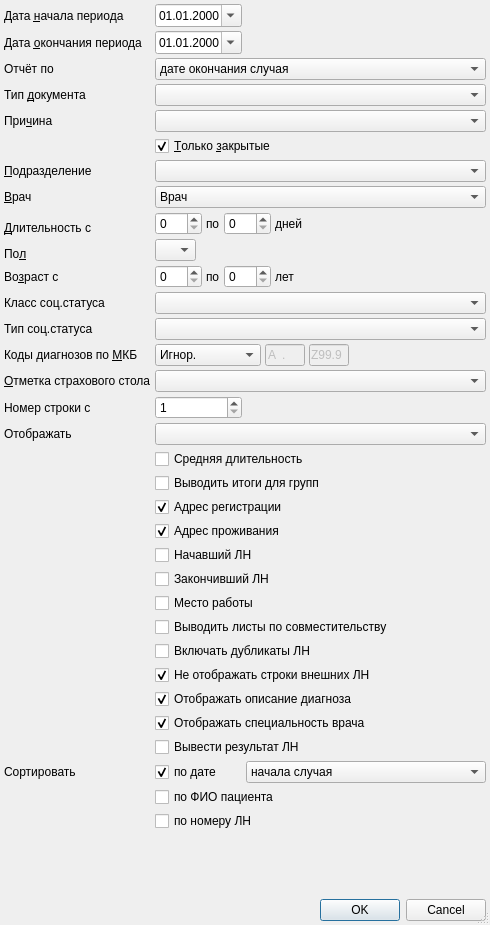
<?xml version="1.0" encoding="UTF-8"?>
<ui version="4.0">
 <class>TempInvalidF036SetupDialog</class>
 <widget class="QDialog" name="TempInvalidF036SetupDialog">
  <property name="windowModality">
   <enum>Qt::ApplicationModal</enum>
  </property>
  <property name="geometry">
   <rect>
    <x>0</x>
    <y>0</y>
    <width>490</width>
    <height>925</height>
   </rect>
  </property>
  <property name="windowTitle">
   <string>параметры отчёта</string>
  </property>
  <property name="sizeGripEnabled">
   <bool>true</bool>
  </property>
  <layout class="QGridLayout">
   <property name="margin">
    <number>4</number>
   </property>
   <property name="spacing">
    <number>4</number>
   </property>
   <item row="9" column="1" rowspan="2" colspan="2">
    <widget class="QFrame" name="frmSex">
     <property name="frameShape">
      <enum>QFrame::NoFrame</enum>
     </property>
     <property name="frameShadow">
      <enum>QFrame::Raised</enum>
     </property>
     <layout class="QHBoxLayout">
      <property name="spacing">
       <number>4</number>
      </property>
      <property name="margin">
       <number>0</number>
      </property>
      <item>
       <widget class="QComboBox" name="cmbSex">
        <item>
         <property name="text">
          <string/>
         </property>
        </item>
        <item>
         <property name="text">
          <string>М</string>
         </property>
        </item>
        <item>
         <property name="text">
          <string>Ж</string>
         </property>
        </item>
       </widget>
      </item>
      <item>
       <spacer>
        <property name="orientation">
         <enum>Qt::Horizontal</enum>
        </property>
        <property name="sizeHint" stdset="0">
         <size>
          <width>21</width>
          <height>20</height>
         </size>
        </property>
       </spacer>
      </item>
     </layout>
    </widget>
   </item>
   <item row="8" column="1" colspan="2">
    <widget class="QFrame" name="frmDuration">
     <property name="frameShape">
      <enum>QFrame::NoFrame</enum>
     </property>
     <property name="frameShadow">
      <enum>QFrame::Raised</enum>
     </property>
     <layout class="QHBoxLayout">
      <property name="spacing">
       <number>4</number>
      </property>
      <property name="margin">
       <number>0</number>
      </property>
      <item>
       <widget class="CSpinBox" name="edtDurationFrom">
        <property name="sizePolicy">
         <sizepolicy hsizetype="Preferred" vsizetype="Fixed">
          <horstretch>0</horstretch>
          <verstretch>0</verstretch>
         </sizepolicy>
        </property>
        <property name="maximum">
         <number>366</number>
        </property>
       </widget>
      </item>
      <item>
       <widget class="QLabel" name="lblDurationTo">
        <property name="text">
         <string>по</string>
        </property>
        <property name="buddy">
         <cstring>edtDurationTo</cstring>
        </property>
       </widget>
      </item>
      <item>
       <widget class="CSpinBox" name="edtDurationTo">
        <property name="sizePolicy">
         <sizepolicy hsizetype="Preferred" vsizetype="Fixed">
          <horstretch>0</horstretch>
          <verstretch>0</verstretch>
         </sizepolicy>
        </property>
        <property name="maximum">
         <number>366</number>
        </property>
       </widget>
      </item>
      <item>
       <widget class="QLabel" name="lblDurationDays">
        <property name="text">
         <string>дней</string>
        </property>
        <property name="buddy">
         <cstring>edtDurationTo</cstring>
        </property>
       </widget>
      </item>
      <item>
       <spacer>
        <property name="orientation">
         <enum>Qt::Horizontal</enum>
        </property>
        <property name="sizeHint" stdset="0">
         <size>
          <width>21</width>
          <height>20</height>
         </size>
        </property>
       </spacer>
      </item>
     </layout>
    </widget>
   </item>
   <item row="11" column="1" colspan="2">
    <widget class="QFrame" name="frmAge">
     <property name="frameShape">
      <enum>QFrame::NoFrame</enum>
     </property>
     <property name="frameShadow">
      <enum>QFrame::Raised</enum>
     </property>
     <layout class="QHBoxLayout">
      <property name="spacing">
       <number>4</number>
      </property>
      <property name="margin">
       <number>0</number>
      </property>
      <item>
       <widget class="CSpinBox" name="edtAgeFrom">
        <property name="sizePolicy">
         <sizepolicy hsizetype="Preferred" vsizetype="Fixed">
          <horstretch>0</horstretch>
          <verstretch>0</verstretch>
         </sizepolicy>
        </property>
        <property name="maximum">
         <number>150</number>
        </property>
       </widget>
      </item>
      <item>
       <widget class="QLabel" name="lblAgeTo">
        <property name="text">
         <string>по</string>
        </property>
        <property name="buddy">
         <cstring>edtAgeTo</cstring>
        </property>
       </widget>
      </item>
      <item>
       <widget class="CSpinBox" name="edtAgeTo">
        <property name="sizePolicy">
         <sizepolicy hsizetype="Preferred" vsizetype="Fixed">
          <horstretch>0</horstretch>
          <verstretch>0</verstretch>
         </sizepolicy>
        </property>
        <property name="maximum">
         <number>150</number>
        </property>
       </widget>
      </item>
      <item>
       <widget class="QLabel" name="lblAgeYears">
        <property name="text">
         <string>лет</string>
        </property>
        <property name="buddy">
         <cstring>edtAgeTo</cstring>
        </property>
       </widget>
      </item>
      <item>
       <spacer>
        <property name="orientation">
         <enum>Qt::Horizontal</enum>
        </property>
        <property name="sizeHint" stdset="0">
         <size>
          <width>21</width>
          <height>20</height>
         </size>
        </property>
       </spacer>
      </item>
     </layout>
    </widget>
   </item>
   <item row="15" column="1" colspan="2">
    <widget class="QFrame" name="frmMKB">
     <property name="frameShape">
      <enum>QFrame::NoFrame</enum>
     </property>
     <property name="frameShadow">
      <enum>QFrame::Raised</enum>
     </property>
     <layout class="QGridLayout">
      <property name="horizontalSpacing">
       <number>4</number>
      </property>
      <property name="verticalSpacing">
       <number>0</number>
      </property>
      <property name="margin">
       <number>0</number>
      </property>
      <item row="0" column="0">
       <widget class="QComboBox" name="cmbMKBFilter">
        <item>
         <property name="text">
          <string>Игнор.</string>
         </property>
        </item>
        <item>
         <property name="text">
          <string>Интервал</string>
         </property>
        </item>
        <item>
         <property name="text">
          <string>Без диагноза</string>
         </property>
        </item>
       </widget>
      </item>
      <item row="0" column="1">
       <widget class="CICDCodeEdit" name="edtMKBFrom">
        <property name="enabled">
         <bool>false</bool>
        </property>
        <property name="sizePolicy">
         <sizepolicy hsizetype="Fixed" vsizetype="Fixed">
          <horstretch>0</horstretch>
          <verstretch>0</verstretch>
         </sizepolicy>
        </property>
        <property name="maximumSize">
         <size>
          <width>40</width>
          <height>16777215</height>
         </size>
        </property>
        <property name="inputMask">
         <string>a00.00; </string>
        </property>
        <property name="text">
         <string>A.</string>
        </property>
        <property name="maxLength">
         <number>6</number>
        </property>
       </widget>
      </item>
      <item row="0" column="2">
       <widget class="CICDCodeEdit" name="edtMKBTo">
        <property name="enabled">
         <bool>false</bool>
        </property>
        <property name="sizePolicy">
         <sizepolicy hsizetype="Fixed" vsizetype="Fixed">
          <horstretch>0</horstretch>
          <verstretch>0</verstretch>
         </sizepolicy>
        </property>
        <property name="maximumSize">
         <size>
          <width>40</width>
          <height>16777215</height>
         </size>
        </property>
        <property name="inputMask">
         <string>a00.00; </string>
        </property>
        <property name="text">
         <string>Z99.9</string>
        </property>
        <property name="maxLength">
         <number>6</number>
        </property>
       </widget>
      </item>
      <item row="0" column="3">
       <spacer>
        <property name="orientation">
         <enum>Qt::Horizontal</enum>
        </property>
        <property name="sizeHint" stdset="0">
         <size>
          <width>40</width>
          <height>20</height>
         </size>
        </property>
       </spacer>
      </item>
     </layout>
    </widget>
   </item>
   <item row="15" column="0">
    <widget class="QLabel" name="lblMKB">
     <property name="text">
      <string>Коды диагнозов по &amp;МКБ</string>
     </property>
     <property name="buddy">
      <cstring>cmbMKBFilter</cstring>
     </property>
    </widget>
   </item>
   <item row="8" column="0" rowspan="2">
    <widget class="QLabel" name="lblDuration">
     <property name="text">
      <string>&amp;Длительность с</string>
     </property>
     <property name="buddy">
      <cstring>edtDurationFrom</cstring>
     </property>
    </widget>
   </item>
   <item row="31" column="1" colspan="2">
    <widget class="QCheckBox" name="chkTempInvalidNoExternal">
     <property name="text">
      <string>Не отображать строки внешних ЛН</string>
     </property>
     <property name="checked">
      <bool>true</bool>
     </property>
    </widget>
   </item>
   <item row="29" column="1" colspan="2">
    <widget class="QCheckBox" name="chkTempInvalidDuplicate">
     <property name="text">
      <string>Выводить листы по совместительству</string>
     </property>
    </widget>
   </item>
   <item row="0" column="1">
    <widget class="CDateEdit" name="edtBegDate">
     <property name="sizePolicy">
      <sizepolicy hsizetype="Maximum" vsizetype="Fixed">
       <horstretch>0</horstretch>
       <verstretch>0</verstretch>
      </sizepolicy>
     </property>
     <property name="displayFormat">
      <string>dd.MM.yyyy</string>
     </property>
     <property name="calendarPopup">
      <bool>true</bool>
     </property>
    </widget>
   </item>
   <item row="4" column="0">
    <widget class="QLabel" name="lblTempInvalidReason">
     <property name="text">
      <string>При&amp;чина</string>
     </property>
     <property name="buddy">
      <cstring>cmbReason</cstring>
     </property>
    </widget>
   </item>
   <item row="0" column="0">
    <widget class="QLabel" name="lblBegDate">
     <property name="text">
      <string>Дата &amp;начала периода</string>
     </property>
     <property name="buddy">
      <cstring>edtBegDate</cstring>
     </property>
    </widget>
   </item>
   <item row="40" column="0" colspan="3">
    <widget class="QDialogButtonBox" name="buttonBox">
     <property name="orientation">
      <enum>Qt::Horizontal</enum>
     </property>
     <property name="standardButtons">
      <set>QDialogButtonBox::Cancel|QDialogButtonBox::Ok</set>
     </property>
    </widget>
   </item>
   <item row="6" column="0">
    <widget class="QLabel" name="lblOrgStructure">
     <property name="text">
      <string>&amp;Подразделение</string>
     </property>
     <property name="buddy">
      <cstring>cmbOrgStructure</cstring>
     </property>
    </widget>
   </item>
   <item row="7" column="0">
    <widget class="QLabel" name="lblPerson">
     <property name="text">
      <string>&amp;Врач</string>
     </property>
     <property name="buddy">
      <cstring>cmbPerson</cstring>
     </property>
    </widget>
   </item>
   <item row="3" column="0">
    <widget class="QLabel" name="lblDocType">
     <property name="text">
      <string>Тип &amp;документа</string>
     </property>
     <property name="buddy">
      <cstring>cmbDoctype</cstring>
     </property>
    </widget>
   </item>
   <item row="26" column="1" colspan="2">
    <widget class="QCheckBox" name="chkBeginPerson">
     <property name="text">
      <string>Начавший ЛН</string>
     </property>
    </widget>
   </item>
   <item row="14" column="0">
    <widget class="QLabel" name="lblSocStatusType">
     <property name="text">
      <string>Тип соц.статуса</string>
     </property>
     <property name="buddy">
      <cstring>cmbSocStatusType</cstring>
     </property>
    </widget>
   </item>
   <item row="23" column="1" colspan="2">
    <widget class="QCheckBox" name="chkRegAddress">
     <property name="text">
      <string>Адрес регистрации</string>
     </property>
     <property name="checked">
      <bool>true</bool>
     </property>
    </widget>
   </item>
   <item row="6" column="1" colspan="2">
    <widget class="COrgStructureComboBox" name="cmbOrgStructure"/>
   </item>
   <item row="35" column="0">
    <widget class="QLabel" name="lblDataSort">
     <property name="text">
      <string>Сортировать</string>
     </property>
    </widget>
   </item>
   <item row="2" column="1" colspan="2">
    <widget class="QComboBox" name="cmbPeriodIssueDate">
     <item>
      <property name="text">
       <string>дате окончания случая</string>
      </property>
     </item>
     <item>
      <property name="text">
       <string>периоду случая</string>
      </property>
     </item>
     <item>
      <property name="text">
       <string>дате выдаче ЛН</string>
      </property>
     </item>
    </widget>
   </item>
   <item row="10" column="0">
    <widget class="QLabel" name="lblSex">
     <property name="text">
      <string>По&amp;л</string>
     </property>
     <property name="buddy">
      <cstring>cmbSex</cstring>
     </property>
    </widget>
   </item>
   <item row="2" column="0">
    <widget class="QLabel" name="lblPeriodIssueDate">
     <property name="text">
      <string>Отчёт по</string>
     </property>
    </widget>
   </item>
   <item row="35" column="1">
    <widget class="QCheckBox" name="chkDateSort">
     <property name="text">
      <string>по дате</string>
     </property>
     <property name="checked">
      <bool>true</bool>
     </property>
    </widget>
   </item>
   <item row="12" column="0">
    <widget class="QLabel" name="lblSocStatusClass">
     <property name="text">
      <string>Класс соц.статуса</string>
     </property>
     <property name="buddy">
      <cstring>cmbSocStatusClass</cstring>
     </property>
    </widget>
   </item>
   <item row="32" column="1" colspan="2">
    <widget class="QCheckBox" name="chkShowMKBDescription">
     <property name="text">
      <string>Отображать описание диагноза</string>
     </property>
     <property name="checked">
      <bool>true</bool>
     </property>
    </widget>
   </item>
   <item row="1" column="0">
    <widget class="QLabel" name="lblEndDate">
     <property name="text">
      <string>Дата &amp;окончания периода</string>
     </property>
     <property name="buddy">
      <cstring>edtEndDate</cstring>
     </property>
    </widget>
   </item>
   <item row="3" column="1" colspan="2">
    <widget class="CRBComboBox" name="cmbDoctype"/>
   </item>
   <item row="18" column="2">
    <spacer name="horizontalSpacer">
     <property name="orientation">
      <enum>Qt::Horizontal</enum>
     </property>
     <property name="sizeHint" stdset="0">
      <size>
       <width>40</width>
       <height>20</height>
      </size>
     </property>
    </spacer>
   </item>
   <item row="12" column="1" colspan="2">
    <widget class="CSocStatusComboBox" name="cmbSocStatusClass"/>
   </item>
   <item row="1" column="1">
    <widget class="CDateEdit" name="edtEndDate">
     <property name="sizePolicy">
      <sizepolicy hsizetype="Maximum" vsizetype="Fixed">
       <horstretch>0</horstretch>
       <verstretch>0</verstretch>
      </sizepolicy>
     </property>
     <property name="displayFormat">
      <string>dd.MM.yyyy</string>
     </property>
     <property name="calendarPopup">
      <bool>true</bool>
     </property>
    </widget>
   </item>
   <item row="11" column="0">
    <widget class="QLabel" name="lblAge">
     <property name="text">
      <string>Во&amp;зраст с</string>
     </property>
     <property name="buddy">
      <cstring>edtAgeFrom</cstring>
     </property>
    </widget>
   </item>
   <item row="5" column="1" colspan="2">
    <widget class="QCheckBox" name="chkOnlyClosed">
     <property name="text">
      <string>&amp;Только &amp;закрытые</string>
     </property>
     <property name="checked">
      <bool>true</bool>
     </property>
    </widget>
   </item>
   <item row="20" column="1" colspan="2">
    <widget class="QCheckBox" name="chkAverageDuration">
     <property name="text">
      <string>Средняя длительность</string>
     </property>
    </widget>
   </item>
   <item row="25" column="1" colspan="2">
    <widget class="QCheckBox" name="chkLocAddress">
     <property name="text">
      <string>Адрес проживания</string>
     </property>
     <property name="checked">
      <bool>true</bool>
     </property>
    </widget>
   </item>
   <item row="22" column="1" colspan="2">
    <widget class="QCheckBox" name="chkResultsForGroups">
     <property name="text">
      <string>Выводить итоги для групп</string>
     </property>
    </widget>
   </item>
   <item row="33" column="1" colspan="2">
    <widget class="QCheckBox" name="chkShowPersonSpeciality">
     <property name="text">
      <string>Отображать специальность врача</string>
     </property>
     <property name="checked">
      <bool>true</bool>
     </property>
    </widget>
   </item>
   <item row="0" column="2">
    <spacer>
     <property name="orientation">
      <enum>Qt::Horizontal</enum>
     </property>
     <property name="sizeHint" stdset="0">
      <size>
       <width>101</width>
       <height>20</height>
      </size>
     </property>
    </spacer>
   </item>
   <item row="28" column="1" colspan="2">
    <widget class="QCheckBox" name="chkPlaceWork">
     <property name="text">
      <string>Место работы</string>
     </property>
    </widget>
   </item>
   <item row="17" column="1" colspan="2">
    <widget class="QComboBox" name="cmbInsuranceOfficeMark">
     <item>
      <property name="text">
       <string/>
      </property>
     </item>
     <item>
      <property name="text">
       <string>без отметки</string>
      </property>
     </item>
     <item>
      <property name="text">
       <string>с отметкой</string>
      </property>
     </item>
    </widget>
   </item>
   <item row="4" column="1" colspan="2">
    <widget class="CRBComboBox" name="cmbReason"/>
   </item>
   <item row="7" column="1" colspan="2">
    <widget class="CPersonComboBoxEx" name="cmbPerson">
     <item>
      <property name="text">
       <string>Врач</string>
      </property>
     </item>
    </widget>
   </item>
   <item row="18" column="1">
    <widget class="CSpinBox" name="edtCntUser">
     <property name="minimum">
      <number>1</number>
     </property>
     <property name="maximum">
      <number>999999999</number>
     </property>
    </widget>
   </item>
   <item row="35" column="2">
    <widget class="QComboBox" name="cmbDateSort">
     <item>
      <property name="text">
       <string>начала случая</string>
      </property>
     </item>
     <item>
      <property name="text">
       <string>начала ЛН</string>
      </property>
     </item>
     <item>
      <property name="text">
       <string>дате выдачи</string>
      </property>
     </item>
    </widget>
   </item>
   <item row="39" column="0">
    <spacer>
     <property name="orientation">
      <enum>Qt::Vertical</enum>
     </property>
     <property name="sizeHint" stdset="0">
      <size>
       <width>21</width>
       <height>21</height>
      </size>
     </property>
    </spacer>
   </item>
   <item row="1" column="2">
    <spacer>
     <property name="orientation">
      <enum>Qt::Horizontal</enum>
     </property>
     <property name="sizeHint" stdset="0">
      <size>
       <width>101</width>
       <height>20</height>
      </size>
     </property>
    </spacer>
   </item>
   <item row="17" column="0">
    <widget class="QLabel" name="lblInsuranceOfficeMark">
     <property name="text">
      <string>&amp;Отметка страхового стола</string>
     </property>
     <property name="buddy">
      <cstring>cmbInsuranceOfficeMark</cstring>
     </property>
    </widget>
   </item>
   <item row="14" column="1" colspan="2">
    <widget class="CRBComboBox" name="cmbSocStatusType"/>
   </item>
   <item row="38" column="1" colspan="2">
    <widget class="QCheckBox" name="chkNumberSort">
     <property name="text">
      <string>по номеру ЛН</string>
     </property>
    </widget>
   </item>
   <item row="27" column="1" colspan="2">
    <widget class="QCheckBox" name="chkEndPerson">
     <property name="text">
      <string>Закончивший ЛН</string>
     </property>
    </widget>
   </item>
   <item row="37" column="1" colspan="2">
    <widget class="QCheckBox" name="chkClientNameSort">
     <property name="text">
      <string>по ФИО пациента </string>
     </property>
    </widget>
   </item>
   <item row="30" column="1" colspan="2">
    <widget class="QCheckBox" name="chkTempInvalidDuplicateWork">
     <property name="text">
      <string>Включать дубликаты ЛН</string>
     </property>
    </widget>
   </item>
   <item row="18" column="0">
    <widget class="QLabel" name="lblCntUser">
     <property name="text">
      <string>Номер строки с</string>
     </property>
    </widget>
   </item>
   <item row="34" column="1" colspan="2">
    <widget class="QCheckBox" name="chkShowTempInvalidStatus">
     <property name="text">
      <string>Вывести результат ЛН</string>
     </property>
    </widget>
   </item>
   <item row="19" column="0">
    <widget class="QLabel" name="lblShow">
     <property name="text">
      <string>Отображать</string>
     </property>
    </widget>
   </item>
   <item row="19" column="1" colspan="2">
    <widget class="QComboBox" name="cmbShowTempInvalidReceiver">
     <item>
      <property name="text">
       <string/>
      </property>
     </item>
     <item>
      <property name="text">
       <string>данные Лица по уходу</string>
      </property>
     </item>
     <item>
      <property name="text">
       <string>адрес получателя</string>
      </property>
     </item>
    </widget>
   </item>
  </layout>
 </widget>
 <customwidgets>
  <customwidget>
   <class>CDateEdit</class>
   <extends>QDateEdit</extends>
   <header>library/DateEdit</header>
  </customwidget>
  <customwidget>
   <class>COrgStructureComboBox</class>
   <extends>QComboBox</extends>
   <header>Orgs/OrgStructComboBoxes.h</header>
  </customwidget>
  <customwidget>
   <class>CPersonComboBoxEx</class>
   <extends>QComboBox</extends>
   <header>Orgs/PersonComboBoxEx.h</header>
  </customwidget>
  <customwidget>
   <class>CICDCodeEdit</class>
   <extends>QLineEdit</extends>
   <header>library/ICDCodeEdit.h</header>
  </customwidget>
  <customwidget>
   <class>CRBComboBox</class>
   <extends>QComboBox</extends>
   <header>library/crbcombobox.h</header>
  </customwidget>
  <customwidget>
   <class>CSocStatusComboBox</class>
   <extends>QComboBox</extends>
   <header>Registry/SocStatusComboBox.h</header>
  </customwidget>
  <customwidget>
   <class>CSpinBox</class>
   <extends>QSpinBox</extends>
   <header>library/SpinBox.h</header>
  </customwidget>
 </customwidgets>
 <tabstops>
  <tabstop>edtBegDate</tabstop>
  <tabstop>edtEndDate</tabstop>
  <tabstop>cmbPeriodIssueDate</tabstop>
  <tabstop>cmbDoctype</tabstop>
  <tabstop>cmbReason</tabstop>
  <tabstop>chkOnlyClosed</tabstop>
  <tabstop>cmbOrgStructure</tabstop>
  <tabstop>cmbPerson</tabstop>
  <tabstop>edtDurationFrom</tabstop>
  <tabstop>edtDurationTo</tabstop>
  <tabstop>cmbSex</tabstop>
  <tabstop>edtAgeFrom</tabstop>
  <tabstop>edtAgeTo</tabstop>
  <tabstop>cmbSocStatusClass</tabstop>
  <tabstop>cmbSocStatusType</tabstop>
  <tabstop>cmbMKBFilter</tabstop>
  <tabstop>edtMKBFrom</tabstop>
  <tabstop>edtMKBTo</tabstop>
  <tabstop>cmbInsuranceOfficeMark</tabstop>
  <tabstop>edtCntUser</tabstop>
  <tabstop>chkAverageDuration</tabstop>
  <tabstop>chkBeginPerson</tabstop>
  <tabstop>chkResultsForGroups</tabstop>
  <tabstop>chkLocAddress</tabstop>
  <tabstop>chkEndPerson</tabstop>
  <tabstop>chkPlaceWork</tabstop>
  <tabstop>chkTempInvalidDuplicate</tabstop>
  <tabstop>chkTempInvalidDuplicateWork</tabstop>
  <tabstop>chkTempInvalidNoExternal</tabstop>
  <tabstop>chkDateSort</tabstop>
  <tabstop>cmbDateSort</tabstop>
  <tabstop>chkClientNameSort</tabstop>
  <tabstop>chkNumberSort</tabstop>
  <tabstop>buttonBox</tabstop>
  <tabstop>chkRegAddress</tabstop>
  <tabstop>chkShowMKBDescription</tabstop>
  <tabstop>chkShowPersonSpeciality</tabstop>
 </tabstops>
 <resources/>
 <connections>
  <connection>
   <sender>buttonBox</sender>
   <signal>accepted()</signal>
   <receiver>TempInvalidF036SetupDialog</receiver>
   <slot>accept()</slot>
   <hints>
    <hint type="sourcelabel">
     <x>190</x>
     <y>793</y>
    </hint>
    <hint type="destinationlabel">
     <x>119</x>
     <y>239</y>
    </hint>
   </hints>
  </connection>
  <connection>
   <sender>buttonBox</sender>
   <signal>rejected()</signal>
   <receiver>TempInvalidF036SetupDialog</receiver>
   <slot>reject()</slot>
   <hints>
    <hint type="sourcelabel">
     <x>282</x>
     <y>793</y>
    </hint>
    <hint type="destinationlabel">
     <x>316</x>
     <y>234</y>
    </hint>
   </hints>
  </connection>
  <connection>
   <sender>chkDateSort</sender>
   <signal>toggled(bool)</signal>
   <receiver>cmbDateSort</receiver>
   <slot>setEnabled(bool)</slot>
   <hints>
    <hint type="sourcelabel">
     <x>182</x>
     <y>721</y>
    </hint>
    <hint type="destinationlabel">
     <x>312</x>
     <y>720</y>
    </hint>
   </hints>
  </connection>
 </connections>
</ui>
